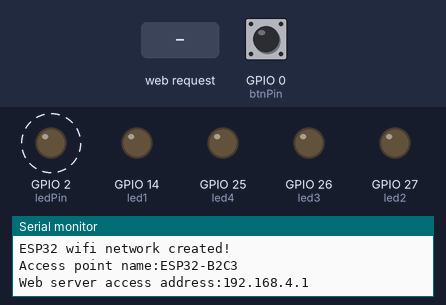
This sketch was run on a simulated ESP32. Shown: output pins drawn as LEDs (lit = HIGH), the last lines printed to the serial monitor. Dashed ring = blinking. Inputs (shaded band) come from the test bench; at power-on: GPIO 0 (btnPin) HIGH. WiFi joins after 1.5 s; servers stay silent unless stated; a WiFi scan finds three made-up networks; EEPROM starts erased.

Above: at 1.05 s.
1.3 s: GPIO 0 (btnPin) pulled LOW for 3.2 s
At 1.3 s:
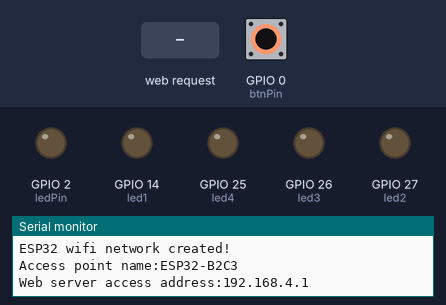
At 3.0 s:
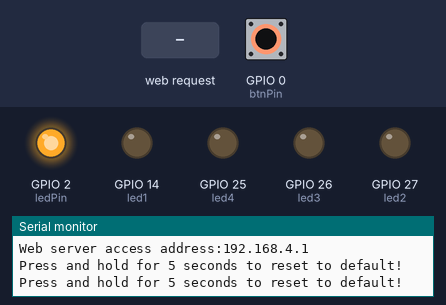
6.0 s: HTTP request GET /scanWifi received
9.0 s: HTTP request GET /saveWifi received
Timing chart, 0 to 18.0 s (numbered marks = the images above; inputs shaded):
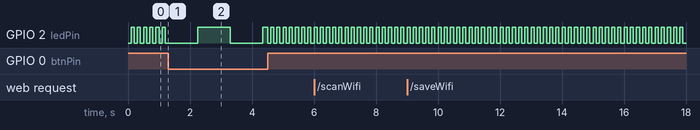

Measured:
- by itself, GPIO 2 (ledPin): alternates HIGH for 0.10 s and LOW for 0.10 s

The sketch:

SETUP_WIFI_ESP32_BLYNK_IOT.ino
```cpp
#include "wifiConfig.h"
#define BLYNK_TEMPLATE_ID "TMPL6VAS2g1i2"
#define BLYNK_TEMPLATE_NAME "DIEU KHIEN THIET BI"
#define BLYNK_AUTH_TOKEN "xVEt-abYJSMXmqq0Ld-1TDlRFg4ecLya"
#include <BlynkSimpleEsp32.h>
bool blynkConnect=0;
const int led1=14, led2=27, led3=26, led4=25;
BLYNK_CONNECTED() {
  Blynk.syncVirtual(V1,V2,V3,V4);
}
BLYNK_WRITE(V1) {
  int p = param.asInt();
  digitalWrite(led1, p);
}
BLYNK_WRITE(V2) {
  int p = param.asInt();
  digitalWrite(led2, p);
}
BLYNK_WRITE(V3) {
  int p = param.asInt();
  digitalWrite(led3, p);
}
BLYNK_WRITE(V4) {
  int p = param.asInt();
  digitalWrite(led4, p);
}
void setup() {
  Serial.begin(115200);
  wifiConfig.begin();

  pinMode(led1,OUTPUT);
  pinMode(led2,OUTPUT);
  pinMode(led3,OUTPUT);
  pinMode(led4,OUTPUT);
  Blynk.config(BLYNK_AUTH_TOKEN, "blynk.cloud", 80);
}
void loop() {
  wifiConfig.run();

  if(WiFi.status()==WL_CONNECTED){
    if(blynkConnect==0){
      Serial.println("Connecting to blynk cloud...!");
      if(Blynk.connect(5000)){
        Serial.println("Connected to blynk cloud!");
        blynkConnect=1;
      }else{
        Serial.println("Connection failed. Try again later.");
      }
    }
    if (!Blynk.connected()) blynkConnect=0;
    Blynk.run();
  }
}
```

wifiConfig.h
```cpp
#include <EEPROM.h> //Tên wifi và mật khẩu lưu vào ô nhớ 0->96
#include <ArduinoJson.h>
#include <WiFi.h>
#include <WebServer.h> //Thêm thư viện web server
WebServer webServer(80); //Khởi tạo đối tượng webServer port 80
#include <Ticker.h>
Ticker blinker;

String ssid;
String password;
#define ledPin 2
#define btnPin 0
unsigned long lastTimePress=millis();
#define PUSHTIME 5000
int wifiMode; //0:Chế độ cấu hình, 1:Chế độ kết nối, 2: Mất wifi
unsigned long blinkTime=millis();
//Tạo biến chứa mã nguồn trang web HTML để hiển thị trên trình duyệt
const char html[] PROGMEM = R"html(
  <!DOCTYPE html>
    <html>
    <head>
        <meta charset="utf-8">
        <meta name="viewport" content="width=device-width, initial-scale=1">
        <title>SETTING WIFI INFORMATION</title>
        <style type="text/css">
          body{display: flex;justify-content: center;align-items: center;}
          button{width: 135px;height: 40px;margin-top: 10px;border-radius: 5px}
          label, span{font-size: 25px;}
          input{margin-bottom: 10px;width:275px;height: 30px;font-size: 17px;}
          select{margin-bottom: 10px;width: 280px;height: 30px;font-size: 17px;}
        </style>
    </head>
    <body>
      <div>
        <h3 style="text-align: center;">SETTING WIFI INFORMATION</h3>
        <p id="info" style="text-align: center;">Scanning wifi network...!</p>
        <label>Wifi name:</label><br>
        <select id="ssid">
          <option>Choise wifi name!</option>
        </select><br>
        <label>Password:</label><br>
        <input id="password" type="text"><br>

        <button onclick="saveWifi()" style="background-color: cyan;margin-right: 10px">SAVE</button>
        <button onclick="reStart()" style="background-color: pink;">RESTART</button>
      </div>
        <script type="text/javascript">
          window.onload=function(){
            scanWifi();
          }
          var xhttp = new XMLHttpRequest();
          function scanWifi(){
            xhttp.onreadystatechange = function(){
              if(xhttp.readyState==4&&xhttp.status==200){
                data = xhttp.responseText;
                // alert(data);
                document.getElementById("info").innerHTML = "WiFi scan completed!"
                var obj = JSON.parse(data);
                    var select = document.getElementById("ssid");
                    for(var i=0; i<obj.length;++i){
                      select[select.length] = new Option(obj[i],obj[i]);
                    }
              }
            }
            xhttp.open("GET","/scanWifi",true);
            xhttp.send();
          }
          function saveWifi(){
            ssid = document.getElementById("ssid").value;
            pass = document.getElementById("password").value;
            xhttp.onreadystatechange = function(){
              if(xhttp.readyState==4&&xhttp.status==200){
                data = xhttp.responseText;
                alert(data);
              }
            }
            xhttp.open("GET","/saveWifi?ssid="+ssid+"&pass="+pass,true);
            xhttp.send();
          }
          function reStart(){
            xhttp.onreadystatechange = function(){
              if(xhttp.readyState==4&&xhttp.status==200){
                data = xhttp.responseText;
                alert(data);
              }
            }
            xhttp.open("GET","/reStart",true);
            xhttp.send();
          }
        </script>
    </body>
  </html>
)html";

void blinkLed(uint32_t t){
  if(millis()-blinkTime>t){
    digitalWrite(ledPin,!digitalRead(ledPin));
    blinkTime=millis();
  }
}

void ledControl(){
  if(digitalRead(btnPin)==LOW){
    if(millis()-lastTimePress<PUSHTIME){
      blinkLed(1000);
    }else{
      blinkLed(50);
    }
  }else{
    if(wifiMode==0){
      blinkLed(50);
    }else if(wifiMode==1){
      blinkLed(3000);
    }else if(wifiMode==2){
      blinkLed(300);
    }
  }
}

//Chương trình xử lý sự kiện wifi
void WiFiEvent(WiFiEvent_t event) {
  switch (event) {
    case SYSTEM_EVENT_STA_GOT_IP:  //Gửi thông tin về PC khi kết nối wifi
      Serial.println("Connected to WiFi");
      Serial.print("IP Address: ");
      Serial.println(WiFi.localIP());
      wifiMode=1;
      break;
    case SYSTEM_EVENT_STA_DISCONNECTED: //Tự kết nối lại khi mất wifi
      Serial.println("Disconnected from WiFi");
      wifiMode=2;
      WiFi.begin(ssid, password);
      break;
    default:
      break;
  }
}

void setupWifi(){
  if(ssid!=""){
    Serial.println("Connecting to wifi...!");
    WiFi.mode(WIFI_STA);
    WiFi.begin(ssid, password);
    WiFi.onEvent(WiFiEvent); //Đăng ký chương trình bắt sự kiện wifi
  }else{
    Serial.println("ESP32 wifi network created!");
    WiFi.mode(WIFI_AP);
    uint8_t macAddr[6];
    WiFi.softAPmacAddress(macAddr);
    String ssid_ap="ESP32-"+String(macAddr[4],HEX)+String(macAddr[5],HEX);
    ssid_ap.toUpperCase();
    WiFi.softAP(ssid_ap.c_str());
    Serial.println("Access point name:"+ssid_ap);
    Serial.println("Web server access address:"+WiFi.softAPIP().toString());
    wifiMode=0;
  }
}

void setupWebServer(){
  //Thiết lập xử lý các yêu cầu từ client(trình duyệt web)
  webServer.on("/",[]{
    webServer.send(200, "text/html", html); //Gửi nội dung HTML
  });
  webServer.on("/scanWifi",[]{
    Serial.println("Scanning wifi network...!");
    int wifi_nets = WiFi.scanNetworks(true, true);
    const unsigned long t = millis();
    while(wifi_nets<0 && millis()-t<10000){
      delay(20);
      wifi_nets = WiFi.scanComplete();
    }
    DynamicJsonDocument doc(200);
    for(int i=0; i<wifi_nets; ++i){
      Serial.println(WiFi.SSID(i));
      doc.add(WiFi.SSID(i));
    }
    //["tên wifi1","tên wifi2","tên wifi3",.....]
    String wifiList = "";
    serializeJson(doc, wifiList);
    Serial.println("Wifi list: "+wifiList);
    webServer.send(200,"application/json",wifiList);
  });
  webServer.on("/saveWifi",[]{
    String ssid_temp = webServer.arg("ssid");
    String password_temp = webServer.arg("pass");
    Serial.println("SSID:"+ssid_temp);
    Serial.println("PASS:"+password_temp);
    EEPROM.writeString(0,ssid_temp);
    EEPROM.writeString(32,password_temp);
    EEPROM.commit();
    webServer.send(200,"text/plain","Wifi has been saved!");
  });
  webServer.on("/reStart",[]{
    webServer.send(200,"text/plain","Esp32 is restarting!");
    delay(3000);
    ESP.restart();
  });
  webServer.begin(); //Khởi chạy dịch vụ web server trên ESP32
}

void checkButton(){
  if(digitalRead(btnPin)==LOW){
    Serial.println("Press and hold for 5 seconds to reset to default!");
    if(millis()-lastTimePress>PUSHTIME){
      for(int i=0; i<100;i++){
        EEPROM.write(i,0);
      }
      EEPROM.commit();
      Serial.println("EEPROM memory erased!");
      delay(2000);
      ESP.restart();
    }
    delay(1000);
  }else{
    lastTimePress=millis();
  }
}

class Config{
public:
  void begin(){
    pinMode(ledPin,OUTPUT);
    pinMode(btnPin,INPUT_PULLUP);
    blinker.attach_ms(50, ledControl);
    EEPROM.begin(100);
    char ssid_temp[32], password_temp[64];
    EEPROM.readString(0,ssid_temp, sizeof(ssid_temp));
    EEPROM.readString(32,password_temp,sizeof(password_temp));
    ssid = String(ssid_temp);
    password = String(password_temp);
    if(ssid!=""){
      Serial.println("Wifi name:"+ssid);
      Serial.println("Password:"+password);
    }
    setupWifi(); //Thiết lập wifi
    if(wifiMode==0) setupWebServer(); //Thiết lập webserver
  }
  void run(){
    checkButton();
    if(wifiMode==0)webServer.handleClient(); //Lắng nghe yêu cầu từ trình client
  }
} wifiConfig;
```
